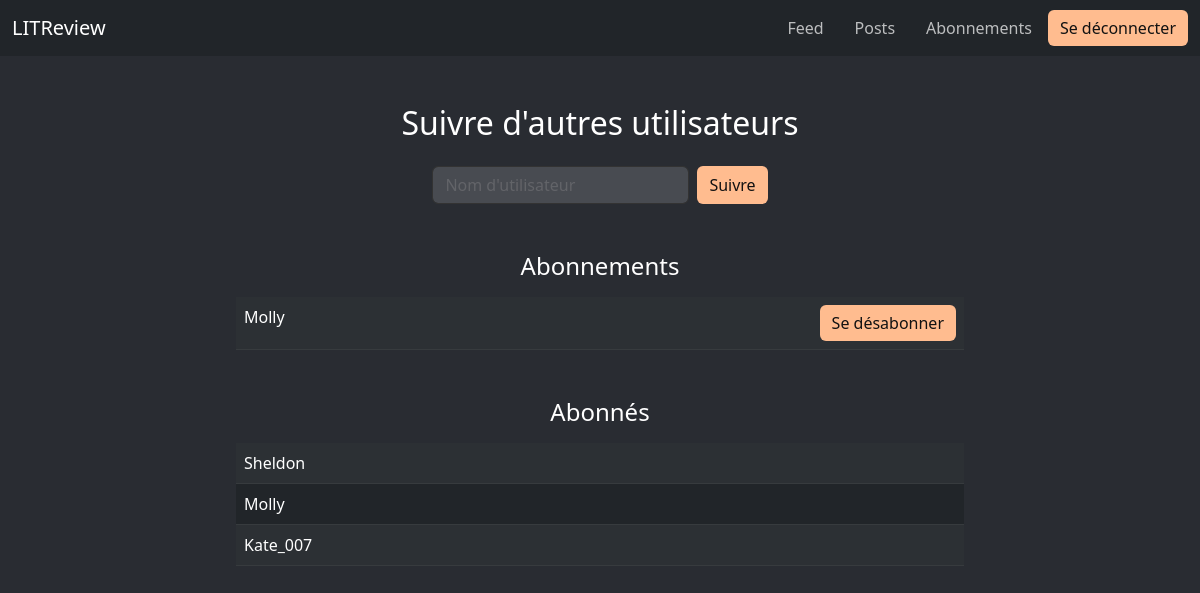
Before: /manage-follows/ (signed in) with the older database file.
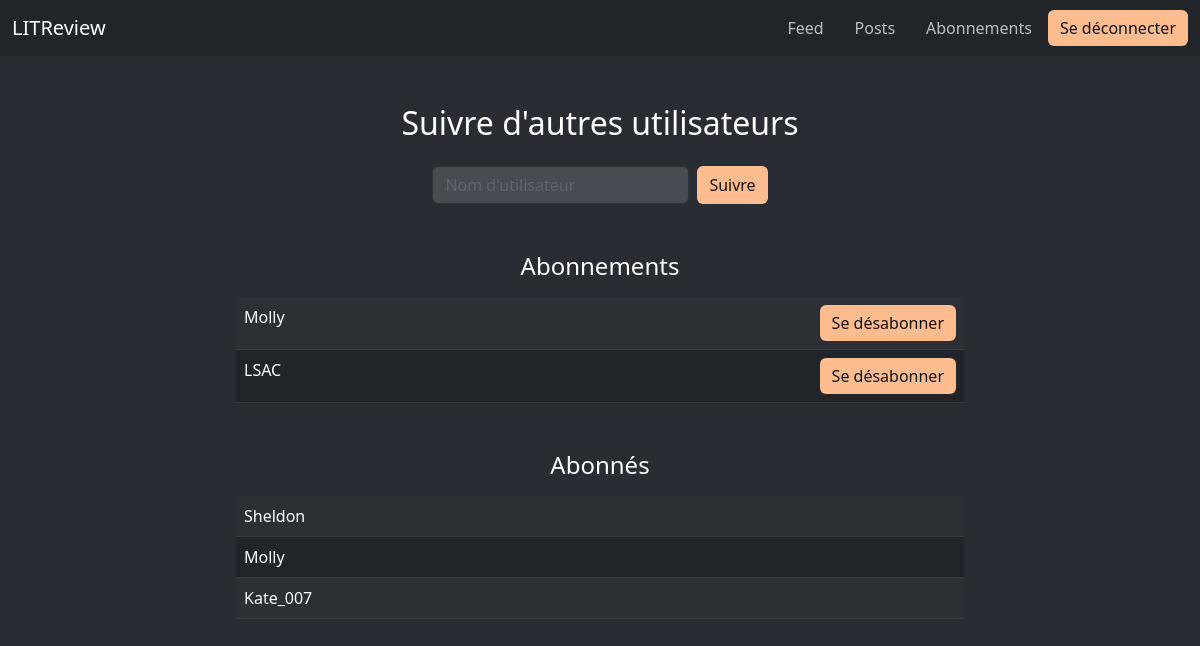
After: the same page with the newer database file.
### authentication/models.py (models this page shows)
class UserFollows(models.Model):
    user = models.ForeignKey(User, on_delete=models.CASCADE, related_name='following')
    followed_user = models.ForeignKey(User, on_delete=models.CASCADE, related_name='followed_by')
    class Meta:
        unique_together = ('user', 'followed_user',)

class User(AbstractUser):
    pass

### authentication/views.py (the view, shortened to what this page needs)
# urls.py: path('manage-follows/', authentication.views.manage_follows, name='manage_follows'),
@login_required
def manage_follows(request):
    following = request.user.following.all() # Remplaced of following = UserFollows.objects.following.all(user=request.user)
    followers = request.user.followed_by.all()  # Remplaced of followers = UserFollows.objects.followers.all(followed_user=request.user)
    return render(request, 'authentication/manage_follows.html', {
        'following': following,
        'followers': followers,
    })

### reviews/context_processors.py (called while the page is built)
def previous_url(request):
    return {
        'previous_url': request.META.get('HTTP_REFERER', '/')
    }

### authentication/templates/authentication/manage_follows.html (shortened to what this page needs)
{% extends 'base.html' %}
{% block content %}
<div class="container mt-5">
    <h2 class="text-center mb-4 mt-5">Suivre d'autres utilisateurs</h2>
    <div class="d-flex justify-content-center mb-5">
        <form method="post" class="d-flex justify-content-center">
            <input type="text" name="username" class="form-control me-2 placeholder-color" placeholder="Nom d'utilisateur" required>
            <button type="submit" class="btn btn-custom">Suivre</button>
        </form>
    </div>
    <div class="mb-5">
        <h4 class="text-center mb-3 mt-5">Abonnements</h4>
        <div class="col-md-8 offset-md-2">
            {% if following %}
            <table class="table table-dark table-striped">
                <tbody>
                    {% for user in following %}
                    <tr>
                        <td>{{ user.followed_user.username }}</td>
                        <td class="text-end">
                            <form method="post" action="{% url 'unsubscribe' user.followed_user.id %}">
                                <button type="submit" class="btn btn-custom">Se désabonner</button>
                            </form>
                        </td>
                    </tr>
                    {% endfor %}
                </tbody>
            </table>
            {% else %}
                <p class="text-center">Vous n'avez pas encore d'abonnements.</p>
            {% endif %}
        </div>
    </div>
    <div class="mb-5">
        <h4 class="text-center mb-3 mt-5">Abonnés</h4>
        <div class="col-md-8 offset-md-2">
            {% if followers %}
            <table class="table table-dark table-striped">
                <tbody>
                    {% for user in followers %}
                    <tr>
                        <td>{{ user.user.username }}</td>
                    </tr>
                    {% endfor %}
                </tbody>
            </table>
            {% else %}
                <p class="text-center">Vous n'avez pas encore d'abonnés.</p>
            {% endif %}
        </div>
    </div>
</div>
{% endblock %}

### templates/base.html (shortened to what this page needs)
<!DOCTYPE html>
<html lang="fr">
  <head>
    <link
      href="https://cdn.jsdelivr.net/npm/bootstrap@5.3.0/dist/css/bootstrap.min.css"
      rel="stylesheet"
    />
  </head>
  <body>
    <nav class="navbar navbar-expand-lg navbar-dark bg-dark">
        <div class="container-fluid">
            <div class="d-flex w-100 justify-content-between align-items-center">
              <div class="mx-auto text-center">
                <a href="{% url 'feed' %}" style="text-decoration: none; color: inherit;">
                    <span class="navbar-brand mb-0 h1">LITReview</span>
                </a>
            </div>
        <div
          class="collapse navbar-collapse justify-content-end order-1 order-lg-1"
        >
          {% if user.is_authenticated %}
          <ul class="navbar-nav me-2">
            <li class="nav-item">
              <a class="nav-link" href="{% url 'feed' %}">Feed</a>
            </li>
            <li class="nav-item">
              <a class="nav-link" href="{% url 'user_posts' %}">Posts</a>
            </li>
            <li class="nav-item">
              <a class="nav-link" href="{% url 'manage_follows'%}">Abonnements</a>
            </li>
          </ul>
          <form method="POST" action="{% url 'logout' %}" class="d-inline">
            <button type="submit" class="btn btn-custom">Se déconnecter</button>
          </form>
          {% endif %}
        </div>
      </div>
    </nav>
    <div class="container mt-4">{% block content %} {% endblock %}</div>
  </body>
</html>

### templates/base.html (style rules this page uses)
body { background-color: #292c32; color: #ffffff; }
.navbar-dark .navbar-nav .nav-link { color: rgba(255, 255, 255, 0.7); }
.navbar-nav { flex-direction: row; }
.navbar-brand { flex: 1; }
.navbar-collapse { justify-content: center; }
.navbar-nav .nav-item { margin-left: 15px; }
.btn-custom { background-color: #FFBC8F; color: #121212; border: none; }
.form-control { background-color: #484b51; color: #ffffff; border: 1px solid #333; }
.placeholder-color::placeholder { color: rgba(204, 202, 202, 0.2); }

Changed rows visible on the page:
added UserFollows: followed_user.username "LSAC", shown under "Abonnements"
